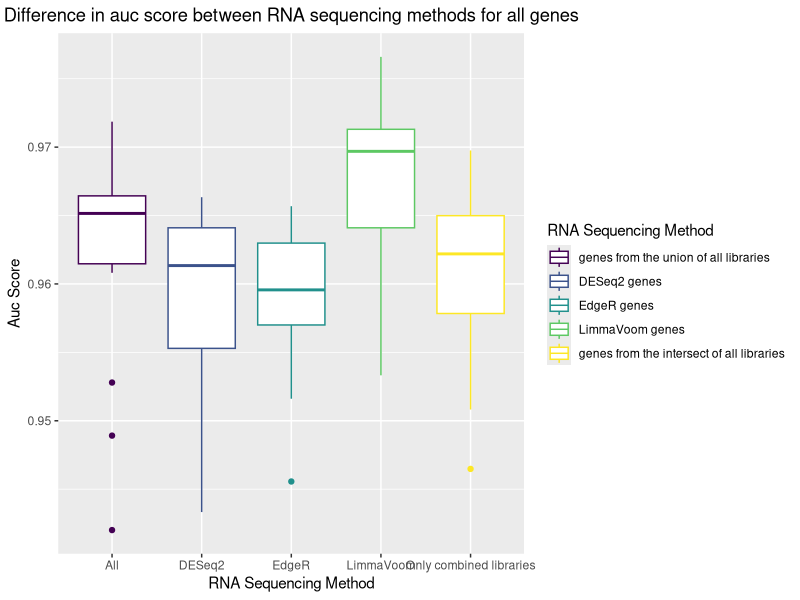

The R source for this figure:
library("readxl")
library("dplyr")
library("ggplot2")
library("ggrepel")
library("viridis")

rfe_vs_chi2_plot <- function(data) {
    data$feature_selection <- as.factor(data$feature_selection)
    plot <- ggplot(data) +
        geom_boxplot(aes(x=feature_selection, y=auc, color=feature_selection)) +
        labs(title = "Difference in auc score between feature selection methods; RFE and Chi2", x = "Feature Selection Method", y = "Auc Score", color="Feature Selection Method") + 
        scale_color_viridis(
            discrete = TRUE,
            labels = c(rfe = "Recursive Feature Elimination.", chi2 = "Chi-squared Feature Elimination")
        ) +
        theme(legend.position = "right")
    
    ggsave("./data/RF_analysis_plots/boxplot_rfe_vs_chi2.png", plot, width=7, height=7, dpi=300)
}

type_comparison_plot <- function(data) {
    data <- data[data$feature_selection == "rfe", ]
    data$gene_type[data$gene_type == "nc"] <- "non_coding" 
    plot <- ggplot(data) +
        geom_boxplot(aes(x=gene_type, y=auc, color=gene_type)) +
        labs(title = "Difference in auc score between different biotypes", x = "Biotype", y = "Auc Score", color="Biotype Information") + 
        scale_color_viridis(
            discrete = TRUE,
            labels = c(all = "All Genes", coding = "Coding genes", non_coding = "Non-coding genes")
        ) +
        theme(legend.position = "right")
    
    ggsave("./data//RF_analysis_plots/boxplot_non_coding_vs_coding.png", plot, width=7, height=7, dpi=300) 
}

box_plot_libraries <- function(data, biotype) {
    data <- data[data$feature_selection == "rfe", ]
    data <- data[data["gene_type"] == biotype, ]
    if (biotype == "nc") {
        data$gene_type[data$gene_type == "nc"] <- "non_coding" 
    }
    plot <- ggplot(data) +
        geom_boxplot(aes(x=Library, y=auc, color=Library)) +
        labs(title = "Difference in auc score between RNA sequencing methods for all genes" , x = "RNA Sequencing Method", y = "Auc Score", color="RNA Sequencing Method") + 
        scale_color_viridis(
            discrete = TRUE,
            labels = c("All" = "genes from the union of all libraries", "DESeq2" = "DESeq2 genes", "EdgeR" = "EdgeR genes", "LimmaVoom" = "LimmaVoom genes", "Only combined libraries" = "genes from the intersect of all libraries")
        ) +
        theme(legend.position = "right", plot.title = element_text(hjust = 0.5))
    
    ggsave("./data/RF_analysis_plots/boxplot_libraries_all_genes.png", plot, width=12, height=6, dpi=300) 
}

data <- read_excel("./data/Current_Comparison_SVM_RF/rf_analysis_9_22.xlsx")
# rfe_vs_chi2_plot(data)
# type_comparison_plot(data)
box_plot_libraries(data, "all")
# box_plot_libraries(data, "coding")
# box_plot_libraries(data, "nc")
